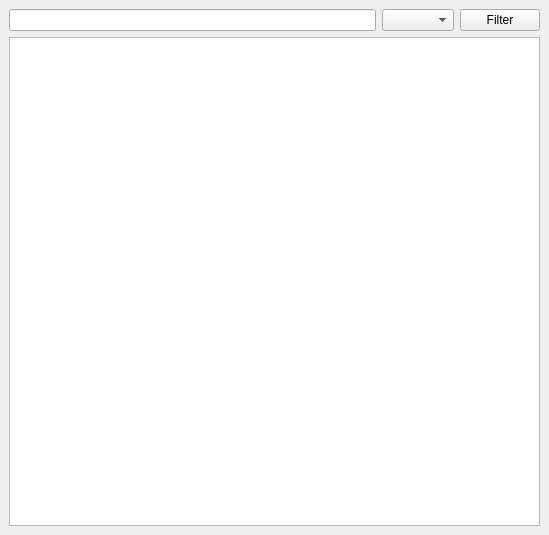
<?xml version="1.0" encoding="UTF-8"?>
<ui version="4.0">
 <class>mainWindow</class>
 <widget class="QMainWindow" name="mainWindow">
  <property name="geometry">
   <rect>
    <x>0</x>
    <y>0</y>
    <width>549</width>
    <height>535</height>
   </rect>
  </property>
  <property name="baseSize">
   <size>
    <width>0</width>
    <height>0</height>
   </size>
  </property>
  <property name="acceptDrops">
   <bool>true</bool>
  </property>
  <property name="windowTitle">
   <string>Tree model viewer</string>
  </property>
  <property name="windowIcon">
   <iconset resource="icons.qrc">
    <normaloff>:/Icons/icons/roseta.png</normaloff>:/Icons/icons/roseta.png</iconset>
  </property>
  <property name="autoFillBackground">
   <bool>false</bool>
  </property>
  <property name="iconSize">
   <size>
    <width>48</width>
    <height>48</height>
   </size>
  </property>
  <property name="toolButtonStyle">
   <enum>Qt::ToolButtonIconOnly</enum>
  </property>
  <property name="documentMode">
   <bool>false</bool>
  </property>
  <property name="tabShape">
   <enum>QTabWidget::Rounded</enum>
  </property>
  <property name="dockNestingEnabled">
   <bool>false</bool>
  </property>
  <property name="unifiedTitleAndToolBarOnMac">
   <bool>false</bool>
  </property>
  <widget class="QWidget" name="centralwidget">
   <layout class="QVBoxLayout" name="verticalLayout">
    <item>
     <widget class="QFrame" name="frame_4">
      <property name="frameShape">
       <enum>QFrame::NoFrame</enum>
      </property>
      <property name="frameShadow">
       <enum>QFrame::Raised</enum>
      </property>
      <layout class="QHBoxLayout" name="horizontalLayout">
       <property name="leftMargin">
        <number>0</number>
       </property>
       <property name="topMargin">
        <number>0</number>
       </property>
       <property name="rightMargin">
        <number>0</number>
       </property>
       <property name="bottomMargin">
        <number>0</number>
       </property>
       <item>
        <widget class="QLineEdit" name="filterLineEdit"/>
       </item>
       <item>
        <widget class="QComboBox" name="filterComboBox"/>
       </item>
       <item>
        <widget class="QPushButton" name="filterButton">
         <property name="text">
          <string>Filter</string>
         </property>
        </widget>
       </item>
      </layout>
     </widget>
    </item>
    <item>
     <widget class="QTreeView" name="mainTreeView"/>
    </item>
   </layout>
  </widget>
  <action name="actionOpen">
   <property name="icon">
    <iconset resource="icons.qrc">
     <normaloff>:/Icons/icons/loadc.png</normaloff>:/Icons/icons/loadc.png</iconset>
   </property>
   <property name="text">
    <string>Open</string>
   </property>
   <property name="shortcut">
    <string>Ctrl+O</string>
   </property>
  </action>
  <action name="actionConvert_to_psse">
   <property name="icon">
    <iconset resource="icons.qrc">
     <normaloff>:/Icons/icons/area_transfer.png</normaloff>:/Icons/icons/area_transfer.png</iconset>
   </property>
   <property name="text">
    <string>Convert to PSS/e</string>
   </property>
  </action>
  <action name="actionConvert_to_CGMES">
   <property name="icon">
    <iconset resource="icons.qrc">
     <normaloff>:/Icons/icons/area_transfer.png</normaloff>:/Icons/icons/area_transfer.png</iconset>
   </property>
   <property name="text">
    <string>Convert to CGMES</string>
   </property>
  </action>
 </widget>
 <resources>
  <include location="icons.qrc"/>
 </resources>
 <connections/>
</ui>
